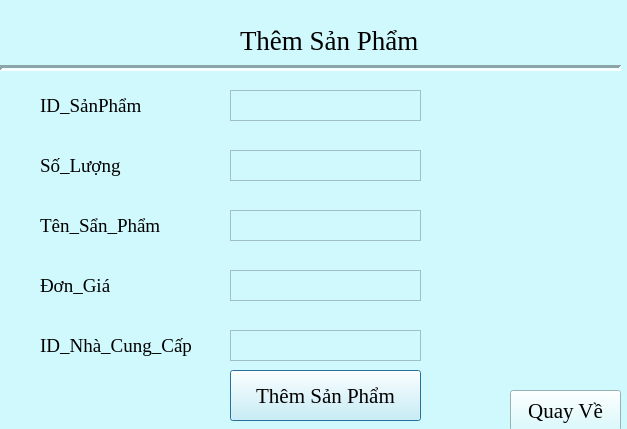
<?xml version="1.0" encoding="UTF-8"?>
<ui version="4.0">
 <class>Dialog</class>
 <widget class="QDialog" name="Dialog">
  <property name="geometry">
   <rect>
    <x>0</x>
    <y>0</y>
    <width>627</width>
    <height>429</height>
   </rect>
  </property>
  <property name="windowTitle">
   <string>Dialog</string>
  </property>
  <property name="styleSheet">
   <string notr="true">background-color: #D0F9FD;</string>
  </property>
  <widget class="QLabel" name="label">
   <property name="geometry">
    <rect>
     <x>240</x>
     <y>20</y>
     <width>281</width>
     <height>41</height>
    </rect>
   </property>
   <property name="font">
    <font>
     <family>Times New Roman</family>
     <pointsize>20</pointsize>
    </font>
   </property>
   <property name="text">
    <string>Thêm Sản Phẩm</string>
   </property>
  </widget>
  <widget class="QLabel" name="Favicon">
   <property name="geometry">
    <rect>
     <x>40</x>
     <y>0</y>
     <width>71</width>
     <height>61</height>
    </rect>
   </property>
   <property name="text">
    <string/>
   </property>
  </widget>
  <widget class="Line" name="line">
   <property name="geometry">
    <rect>
     <x>0</x>
     <y>60</y>
     <width>621</width>
     <height>16</height>
    </rect>
   </property>
   <property name="lineWidth">
    <number>3</number>
   </property>
   <property name="orientation">
    <enum>Qt::Horizontal</enum>
   </property>
  </widget>
  <widget class="QTextEdit" name="idSanPham">
   <property name="geometry">
    <rect>
     <x>230</x>
     <y>90</y>
     <width>191</width>
     <height>31</height>
    </rect>
   </property>
  </widget>
  <widget class="QTextEdit" name="txtSoLuong">
   <property name="geometry">
    <rect>
     <x>230</x>
     <y>150</y>
     <width>191</width>
     <height>31</height>
    </rect>
   </property>
  </widget>
  <widget class="QTextEdit" name="txtTenSanPham">
   <property name="geometry">
    <rect>
     <x>230</x>
     <y>210</y>
     <width>191</width>
     <height>31</height>
    </rect>
   </property>
  </widget>
  <widget class="QLabel" name="iconTaiKhoan">
   <property name="geometry">
    <rect>
     <x>40</x>
     <y>90</y>
     <width>161</width>
     <height>31</height>
    </rect>
   </property>
   <property name="font">
    <font>
     <family>Times New Roman</family>
     <pointsize>14</pointsize>
    </font>
   </property>
   <property name="text">
    <string>ID_SảnPhẩm</string>
   </property>
  </widget>
  <widget class="QLabel" name="iconMatKhau">
   <property name="geometry">
    <rect>
     <x>180</x>
     <y>189</y>
     <width>21</width>
     <height>21</height>
    </rect>
   </property>
   <property name="text">
    <string/>
   </property>
  </widget>
  <widget class="QLabel" name="iconRole">
   <property name="geometry">
    <rect>
     <x>180</x>
     <y>250</y>
     <width>21</width>
     <height>20</height>
    </rect>
   </property>
   <property name="text">
    <string/>
   </property>
  </widget>
  <widget class="QPushButton" name="btnThemSanPham">
   <property name="geometry">
    <rect>
     <x>230</x>
     <y>370</y>
     <width>191</width>
     <height>51</height>
    </rect>
   </property>
   <property name="font">
    <font>
     <family>Times New Roman</family>
     <pointsize>16</pointsize>
    </font>
   </property>
   <property name="text">
    <string>Thêm Sản Phẩm</string>
   </property>
  </widget>
  <widget class="QPushButton" name="btnQuayVe">
   <property name="geometry">
    <rect>
     <x>510</x>
     <y>390</y>
     <width>111</width>
     <height>41</height>
    </rect>
   </property>
   <property name="font">
    <font>
     <family>Times New Roman</family>
     <pointsize>16</pointsize>
    </font>
   </property>
   <property name="text">
    <string>Quay Về</string>
   </property>
  </widget>
  <widget class="QLabel" name="iconTaiKhoan_2">
   <property name="geometry">
    <rect>
     <x>40</x>
     <y>150</y>
     <width>161</width>
     <height>31</height>
    </rect>
   </property>
   <property name="font">
    <font>
     <family>Times New Roman</family>
     <pointsize>14</pointsize>
    </font>
   </property>
   <property name="text">
    <string>Số_Lượng</string>
   </property>
  </widget>
  <widget class="QLabel" name="iconTaiKhoan_3">
   <property name="geometry">
    <rect>
     <x>40</x>
     <y>210</y>
     <width>161</width>
     <height>31</height>
    </rect>
   </property>
   <property name="font">
    <font>
     <family>Times New Roman</family>
     <pointsize>14</pointsize>
    </font>
   </property>
   <property name="text">
    <string>Tên_Sẩn_Phẩm</string>
   </property>
  </widget>
  <widget class="QLabel" name="iconTaiKhoan_4">
   <property name="geometry">
    <rect>
     <x>40</x>
     <y>270</y>
     <width>141</width>
     <height>31</height>
    </rect>
   </property>
   <property name="font">
    <font>
     <family>Times New Roman</family>
     <pointsize>14</pointsize>
    </font>
   </property>
   <property name="text">
    <string>Đơn_Giá</string>
   </property>
  </widget>
  <widget class="QLabel" name="iconTaiKhoan_5">
   <property name="geometry">
    <rect>
     <x>40</x>
     <y>330</y>
     <width>161</width>
     <height>31</height>
    </rect>
   </property>
   <property name="font">
    <font>
     <family>Times New Roman</family>
     <pointsize>14</pointsize>
    </font>
   </property>
   <property name="text">
    <string>ID_Nhà_Cung_Cấp</string>
   </property>
  </widget>
  <widget class="QTextEdit" name="txtDonGia">
   <property name="geometry">
    <rect>
     <x>230</x>
     <y>270</y>
     <width>191</width>
     <height>31</height>
    </rect>
   </property>
  </widget>
  <widget class="QTextEdit" name="txtNhaCungCap">
   <property name="geometry">
    <rect>
     <x>230</x>
     <y>330</y>
     <width>191</width>
     <height>31</height>
    </rect>
   </property>
  </widget>
 </widget>
 <resources/>
 <connections/>
</ui>
